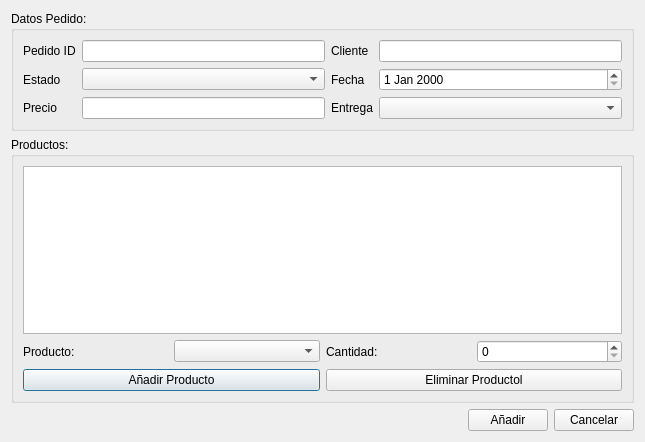
<?xml version="1.0" encoding="UTF-8"?>
<ui version="4.0">
 <class>Dialog</class>
 <widget class="QDialog" name="Dialog">
  <property name="geometry">
   <rect>
    <x>0</x>
    <y>0</y>
    <width>645</width>
    <height>442</height>
   </rect>
  </property>
  <property name="windowTitle">
   <string>Dialog</string>
  </property>
  <layout class="QVBoxLayout" name="verticalLayout">
   <item>
    <widget class="QGroupBox" name="orderDataGroupBox">
     <property name="title">
      <string>Datos Pedido:</string>
     </property>
     <property name="flat">
      <bool>false</bool>
     </property>
     <layout class="QGridLayout" name="gridLayout">
      <item row="0" column="2">
       <widget class="QLabel" name="customerLabel">
        <property name="text">
         <string>Cliente</string>
        </property>
       </widget>
      </item>
      <item row="1" column="0">
       <widget class="QLabel" name="statusLabel">
        <property name="text">
         <string>Estado</string>
        </property>
       </widget>
      </item>
      <item row="2" column="0">
       <widget class="QLabel" name="priceLabel">
        <property name="text">
         <string>Precio</string>
        </property>
       </widget>
      </item>
      <item row="1" column="3">
       <widget class="QDateEdit" name="dateEdit"/>
      </item>
      <item row="0" column="1">
       <widget class="QLineEdit" name="orderIDEdit"/>
      </item>
      <item row="2" column="1">
       <widget class="QLineEdit" name="paidPriceEdit"/>
      </item>
      <item row="1" column="2">
       <widget class="QLabel" name="deliveryDtateLabel">
        <property name="text">
         <string>Fecha</string>
        </property>
       </widget>
      </item>
      <item row="0" column="3">
       <widget class="QLineEdit" name="customerEdit"/>
      </item>
      <item row="0" column="0">
       <widget class="QLabel" name="orderIDLabel">
        <property name="text">
         <string>Pedido ID</string>
        </property>
       </widget>
      </item>
      <item row="2" column="3">
       <widget class="QComboBox" name="deliveryTimeComboBox"/>
      </item>
      <item row="1" column="1">
       <widget class="QComboBox" name="orderEstatusComboBox"/>
      </item>
      <item row="2" column="2">
       <widget class="QLabel" name="deliveryTimeLabel">
        <property name="text">
         <string>Entrega</string>
        </property>
       </widget>
      </item>
     </layout>
    </widget>
   </item>
   <item>
    <widget class="QGroupBox" name="procuctListGroupBox">
     <property name="title">
      <string>Productos:</string>
     </property>
     <property name="flat">
      <bool>false</bool>
     </property>
     <property name="checkable">
      <bool>false</bool>
     </property>
     <layout class="QVBoxLayout" name="verticalLayout_2">
      <item>
       <widget class="QTableView" name="tableView"/>
      </item>
      <item>
       <layout class="QHBoxLayout" name="horizontalLayout_2">
        <item>
         <widget class="QLabel" name="label">
          <property name="text">
           <string>Producto:</string>
          </property>
         </widget>
        </item>
        <item>
         <widget class="QComboBox" name="comboBox"/>
        </item>
        <item>
         <widget class="QLabel" name="label_2">
          <property name="text">
           <string>Cantidad:</string>
          </property>
         </widget>
        </item>
        <item>
         <widget class="QSpinBox" name="spinBox"/>
        </item>
       </layout>
      </item>
      <item>
       <layout class="QHBoxLayout" name="horizontalLayout">
        <item>
         <widget class="QPushButton" name="addProductButton">
          <property name="text">
           <string>Añadir Producto</string>
          </property>
          <property name="icon">
           <iconset resource="resources/resources.qrc">
            <normaloff>:/iconos/anadir-48.png</normaloff>:/iconos/anadir-48.png</iconset>
          </property>
         </widget>
        </item>
        <item>
         <widget class="QPushButton" name="deleteProductButton">
          <property name="text">
           <string>Eliminar Productol</string>
          </property>
          <property name="icon">
           <iconset resource="resources/resources.qrc">
            <normaloff>:/iconos/borrar-para-siempre-48.png</normaloff>:/iconos/borrar-para-siempre-48.png</iconset>
          </property>
         </widget>
        </item>
       </layout>
      </item>
     </layout>
    </widget>
   </item>
   <item>
    <layout class="QHBoxLayout" name="buttonsHorizontalLayout">
     <item>
      <spacer name="horizontalSpacer">
       <property name="orientation">
        <enum>Qt::Horizontal</enum>
       </property>
       <property name="sizeHint" stdset="0">
        <size>
         <width>40</width>
         <height>20</height>
        </size>
       </property>
      </spacer>
     </item>
     <item>
      <widget class="QPushButton" name="addOrerButton">
       <property name="text">
        <string>Añadir</string>
       </property>
      </widget>
     </item>
     <item>
      <widget class="QPushButton" name="cancelButton">
       <property name="text">
        <string>Cancelar</string>
       </property>
      </widget>
     </item>
    </layout>
   </item>
  </layout>
 </widget>
 <resources>
  <include location="resources/resources.qrc"/>
 </resources>
 <connections/>
</ui>
